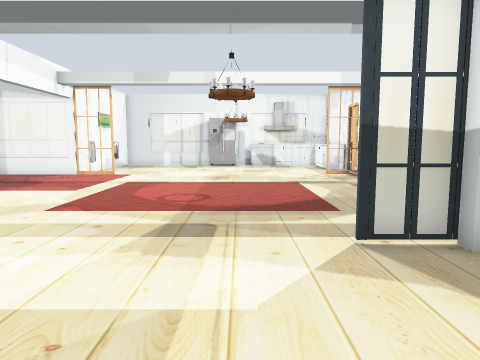
view 1 (above)

16 first-person views from a walk through a robot-simulator world made for Gazebo. The camera is 0.9 m above the floor, tilts 6° down and sees 70° across. The floor is counted in squares, 0.5 m on a side. Each view is taken from the middle of a square. On the plan, view 1 faces up. The plan holds only what a view shows up to about 17 squares ahead; the rest is blank. Simple shapes stand in for some stock models. Some surface patterns are stand-ins.

view 2
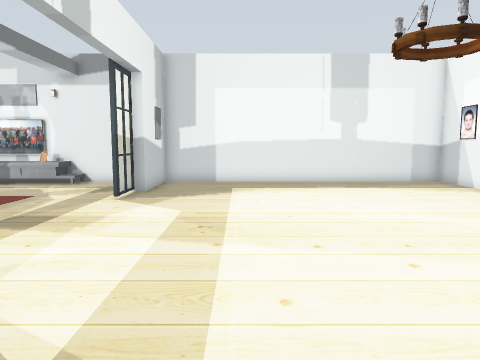

view 3
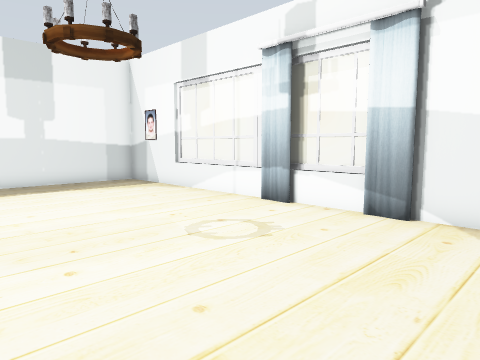

view 4
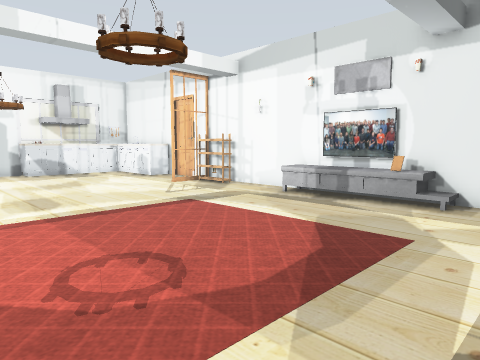

view 5
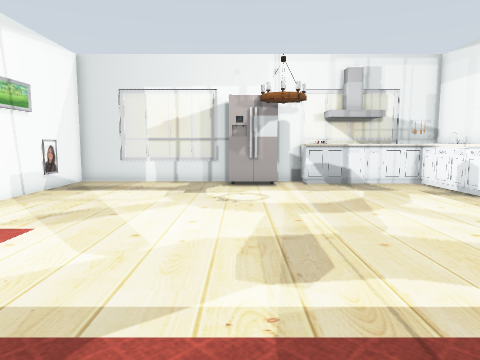

view 6
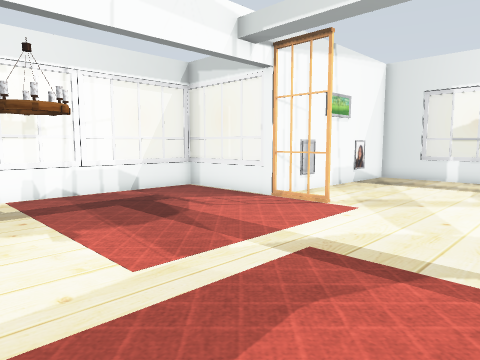

view 7
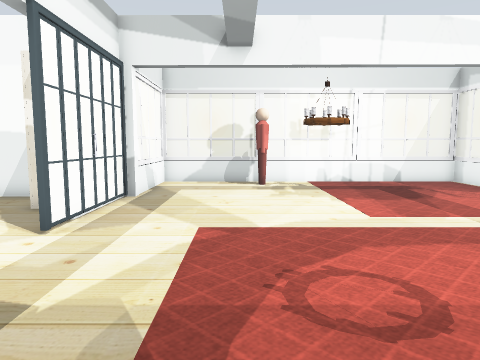

view 8
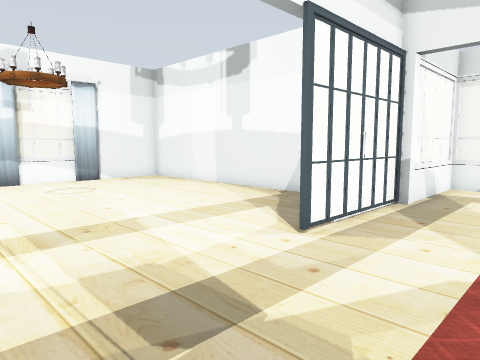

view 9
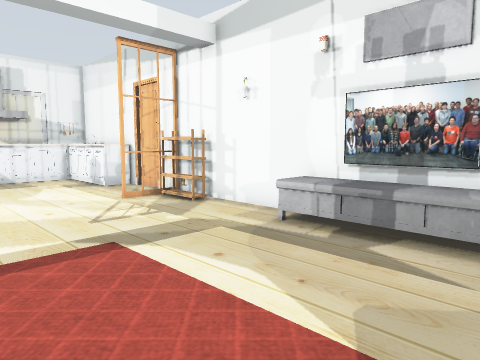

view 10
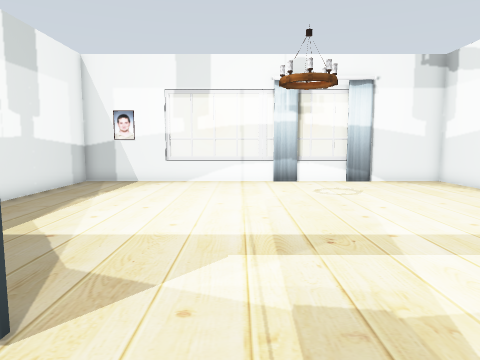

view 11
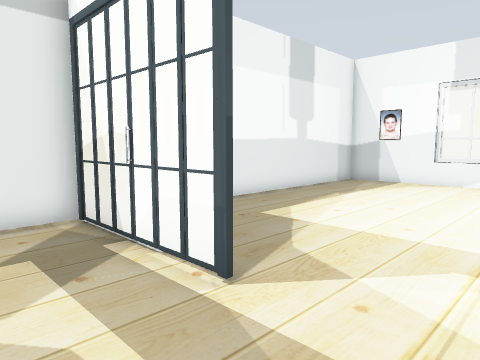

view 12
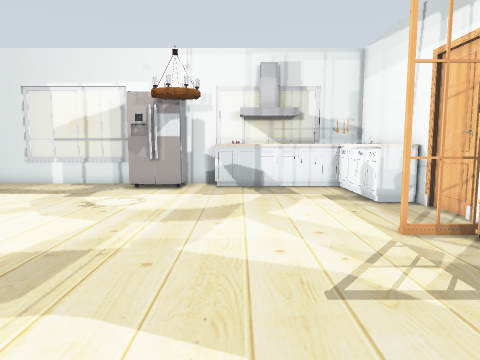

view 13
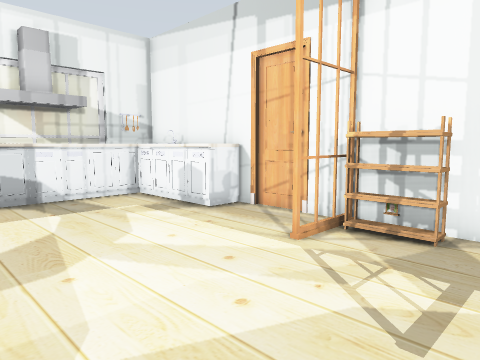

view 14
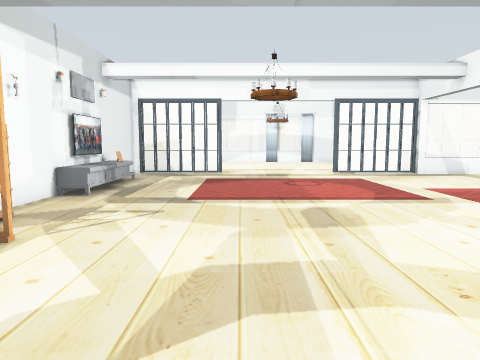

view 15
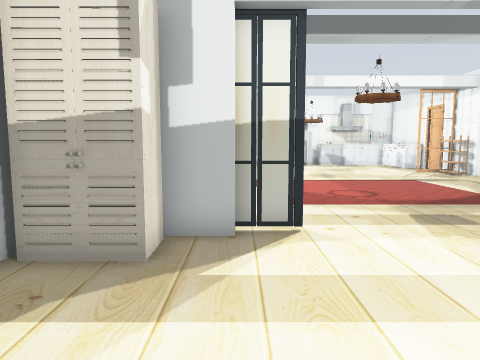

view 16
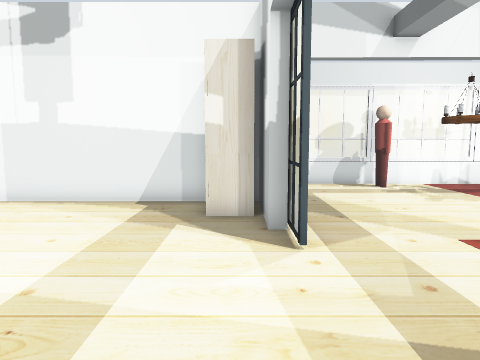

### Floor plan
Points are (right, up) in squares from view 1. A wall is a line through its corners. A room is listed if a view was taken in it or the views show most of it. See-through windows are left out.
Room 1 (views 1, 2, 3, 4, 5, 6, 7, 8, 9, 10, 11, 12, 13, 14, 15, 16)
walls: (-6.1, 6.1) (-6.1, 5.6) (-9.7, 5.6) (-9.7, -7.6) (-6.1, -7.6); (-10.1, 6.4) (-9.6, 6.4); (7.5, 5.9) (7.5, 21.5); (7.5, 24) (7.5, 29.6) (6.4, 29.6); (-2.5, 29.6) (-9.7, 29.6) (-9.7, 20.3) (-14.5, 20.3); (1, 29.6) (-0.5, 29.6); (3.4, -7.6) (7.5, -7.6) (7.5, 5.6) (3.9, 5.6) (3.9, 6)
low walls: (-14.5, 11.5) (-14.5, 6.3); (-14.5, 20.3) (-14.5, 15.4); (-1.5, -7.6) (-0.5, -7.6)
objects: window (-15, 8); window (-15, 12) to (-15, 15); window (-15, 18); window (-14, 6) to (-11, 6); person (-14, 11) to (-13, 11); window (-14, 20) to (-12, 20); lamp (-12, 13) to (-11, 14); picture (-10, 22); picture (-10, 27); wardrobe (-9, 4) to (-8, 5); door leaf (-9, 20) to (-8, 20); door leaf (-7, 6); window (-5, -8) to (-2, -8); door leaf (-5, 6); window (-4, 30); lamp (-3, -3) to (-1, -1); curtain (-2, -7); fridge (-2, 28) to (-1, 29); lamp (-1, 13) to (0, 14); lamp (-1, 26) to (0, 27); window (0, -8) to (3, -8); kitchen cabinet (1, 29) to (2, 29); door leaf (2, 6) to (3, 6); other object (3, 29) to (4, 29); window (4, 30) to (5, 30); door leaf (5, 6); door leaf (5, 21) to (7, 21); kitchen cabinet (5, 25) to (7, 29); desk (6, 11); TV cabinet (6, 13) to (7, 15); other object (6, 30); TV cabinet (7, 10); TV (7, 11); picture (7, 12) to (7, 13); TV (7, 14); other object (7, 17); shoe rack (7, 19) to (7, 20); other object (8, 22); door leaf (8, 23)

Positions as (right, up) in squares from view 1, and headings:
1: (0, 0), facing up
2: (-9, 2), facing right
3: (-9, 1), facing down-right
4: (-4, 7), facing up-right
5: (-2, 13), facing up
6: (-2, 11), facing up-left
7: (2, 10), facing left
8: (1, 10), facing down-left
9: (0, 10), facing up-right
10: (0, 9), facing down
11: (-1, 9), facing down-right
12: (2, 14), facing up
13: (0, 17), facing up-right
14: (1, 27), facing down
15: (-6, -1), facing up
16: (1, 5), facing left
